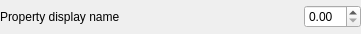
<?xml version="1.0" encoding="UTF-8"?>
<ui version="4.0">
 <class>InspectorFloat</class>
 <widget class="QWidget" name="InspectorFloat">
  <property name="geometry">
   <rect>
    <x>0</x>
    <y>0</y>
    <width>361</width>
    <height>34</height>
   </rect>
  </property>
  <property name="sizePolicy">
   <sizepolicy hsizetype="Preferred" vsizetype="Preferred">
    <horstretch>0</horstretch>
    <verstretch>0</verstretch>
   </sizepolicy>
  </property>
  <property name="windowTitle">
   <string>Form</string>
  </property>
  <layout class="QHBoxLayout" name="horizontalLayout">
   <property name="spacing">
    <number>3</number>
   </property>
   <property name="leftMargin">
    <number>0</number>
   </property>
   <property name="topMargin">
    <number>0</number>
   </property>
   <property name="rightMargin">
    <number>0</number>
   </property>
   <property name="bottomMargin">
    <number>0</number>
   </property>
   <item>
    <widget class="QLabel" name="propertyDisplayName">
     <property name="text">
      <string>Property display name</string>
     </property>
    </widget>
   </item>
   <item>
    <spacer name="horizontalSpacer">
     <property name="orientation">
      <enum>Qt::Horizontal</enum>
     </property>
     <property name="sizeHint" stdset="0">
      <size>
       <width>40</width>
       <height>20</height>
      </size>
     </property>
    </spacer>
   </item>
   <item>
    <widget class="QDoubleSpinBox" name="propertyValue"/>
   </item>
  </layout>
 </widget>
 <resources/>
 <connections/>
</ui>
